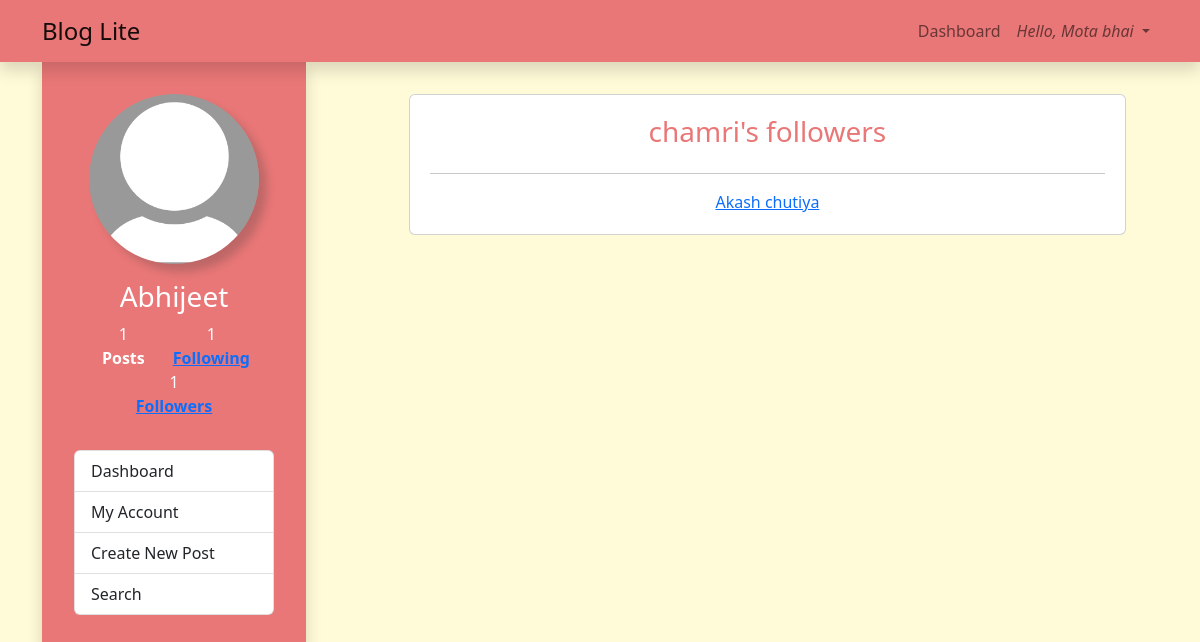
The app's page /showfollowers/chamri (signed in) with its own data.
### blog/models.py (models this page shows, shortened)
class User(db.Model, UserMixin):
    id = db.Column(db.Integer(), primary_key=True)
    fullname = db.Column(db.String(length=30), nullable=False)
    username = db.Column(db.String(length=30), unique=True, nullable=False)
    email = db.Column(db.String(length=50), nullable=False)
    profilePicture = db.Column(db.String(length=50), nullable=True, default='default-profile-pic.jpg')
    password_hash = db.Column(db.String(length=60), nullable=False)
    posts_created = db.relationship('Post', backref='author')
    followed = db.relationship('User',
                               secondary=followers,
                               primaryjoin=(followers.c.follower_id == id),
                               secondaryjoin=(followers.c.followed_id == id),
                               backref=db.backref('followers', lazy='dynamic'),
                               lazy='dynamic')
    def PostCount(self):
        return len(list(self.posts_created))
    @property
    def password(self):
        return self.password

### blog/routes.py (the view)
@app.route('/showfollowers/<username>')
@login_required
def showfollowers(username):
    users = User.query.filter_by(username=username).first()
    return render_template('followers.html',user = users)

### blog/models.py (called while the page is built)
@login_manager.user_loader
def load_user(user_id):
    return User.query.get(int(user_id))

### blog/templates/followers.html (shortened to what this page needs)
{% extends 'base.html' %}
{% block content %}
<section class="container dashboard">
    <aside class="sidebar container shadow">
      <div class="side-nav">
        <div class="profile-data container">
            <img src="{{ url_for('static',filename = current_user.profilePicture) }}" class="float-start profile-img">
            <h3 class="profile-name">{{ current_user.fullname }}</h3>
            <div class="container text-center sidebar-follow">
                <div class="row">
                  <div class="col">
                    {{ current_user.PostCount() }}
                    <br>
                    <strong>Posts</strong>
                  </div>
                  <div class="col">
                    {{ current_user.followed.count()-1 }}
                    <br>
                    <strong><a href="{{ url_for('showfollowing', username=current_user.username) }}">Following</a></strong>
                  </div>
                  <div class="col">
                    {{ current_user.followers.count()-1 }}
                    <br>
                    <strong><a href="{{ url_for('showfollowers', username=current_user.username) }}">Followers</a></strong>
                  </div>
                </div>
            </div>
        </div>
        <div class="list-group">
          <a href="{{ url_for('home_page') }}" class="list-group-item list-group-item-action">Dashboard</a>
          <a href="{{ url_for('user_page', user = current_user.username) }}" class="list-group-item list-group-item-action">My Account</a>
          <a href="{{ url_for('home_page') }}" class="list-group-item list-group-item-action">Create New Post</a>
          <a href="#" class="list-group-item list-group-item-action">Search</a>
        </div>
        </div>
    </aside>
    <main class="main-dashboard container">
        <div class="container card follow-card text-center">
            <h3 class="heading">{{ user.username }}'s followers</h3>
            <hr>
            {% for follower in user.followers %}
                {% if follower != user %}
                    <a href="{{ url_for('user_page', user = follower.username) }}">{{ follower.fullname }}</a>
                {% endif %}
            {% endfor %}
        </div>
    </main>
</section>
{% endblock %}

### blog/templates/base.html (shortened to what this page needs)
<!DOCTYPE html>
<html lang="en">
<head>
    <link href="https://cdn.jsdelivr.net/npm/bootstrap@5.2.2/dist/css/bootstrap.min.css" rel="stylesheet">
    <link rel="stylesheet" href="https://cdn.jsdelivr.net/npm/bootstrap-icons@1.10.3/font/bootstrap-icons.css">
    <link rel="stylesheet" href="{{ url_for('static', filename='./css/style.css') }}">
</head>
<body>
    <nav class="navbar navbar-expand-lg d-flex sticky-top shadow">
      <div class="container">
        <a class="navbar-brand" href="/">Blog Lite</a>
        <div class="collapse navbar-collapse" id="navbarNav">
          <ul class="navbar-nav">
            {% if current_user.is_authenticated %}
              <li class="nav-item">
                <a class="nav-link" href="{{ url_for('home_page') }}">Dashboard</a>
              </li>
              <li class="nav-item dropdown">
                <a class="nav-link dropdown-toggle" href="#" role="button" data-bs-toggle="dropdown" aria-expanded="false">
                  <i>Hello, {{ current_user.username }}</i>
                </a>
              </li>
            {% endif %}
          </ul>
        </div>
      </div>
    </nav>
    <div class="container-fluid">
      {% block content %}{% endblock %}
    </div>
</body>
</html>

### blog/static/css/style.css (style rules this page uses)
:root { --bs-darkpink : #E97777; --bs-lightpink : #FF9F9F; --bs-darkyellow : #FCDDB0; --bs-lightyellow : #FFFAD7; --bs-black: rgba(0, 0, 0, 0.614); --bs-white: #fff; }
.container-fluid { padding: 0; }
body { background-color: var(--bs-lightyellow); }
.navbar-expand-lg .navbar-collapse { justify-content: flex-end; }
.navbar { background-color: var(--bs-darkpink); }
.navbar-brand { font-size: 1.5rem; }
.profile-data { display: flex; flex-direction: column; align-items: center; color: var(--bs-white) }
.profile-img { width: 170px; height: 170px; margin: 0 0 1rem 0; border-radius: 50%; box-shadow: 8px 8px 8px rgba(50, 50, 50, 0.237); }
.sidebar { width: 22%; height: 100vh; background-color: var(--bs-darkpink); border-bottom-left-radius: 10px; border-bottom-right-radius: 10px; padding: 2rem; position: fixed; }
.sidebar-follow { margin-bottom: 2rem; }
.main-dashboard { width: 70%; padding: 2rem; margin-right: 0; }
.dashboard { display: flex; }
.follow-card { padding: 20px; }
.follow-card .heading { color: var(--bs-darkpink); }

### records on screen
User: username "Mota bhai", profilePicture (placeholder picture), fullname "Abhijeet"
User: username "chamri"
User: fullname "Akash chutiya"

### other values on screen
{{ current_user.PostCount() }} "1"
{{ current_user.followed.count()-1 }} "1"
{{ current_user.followers.count()-1 }} "1"
